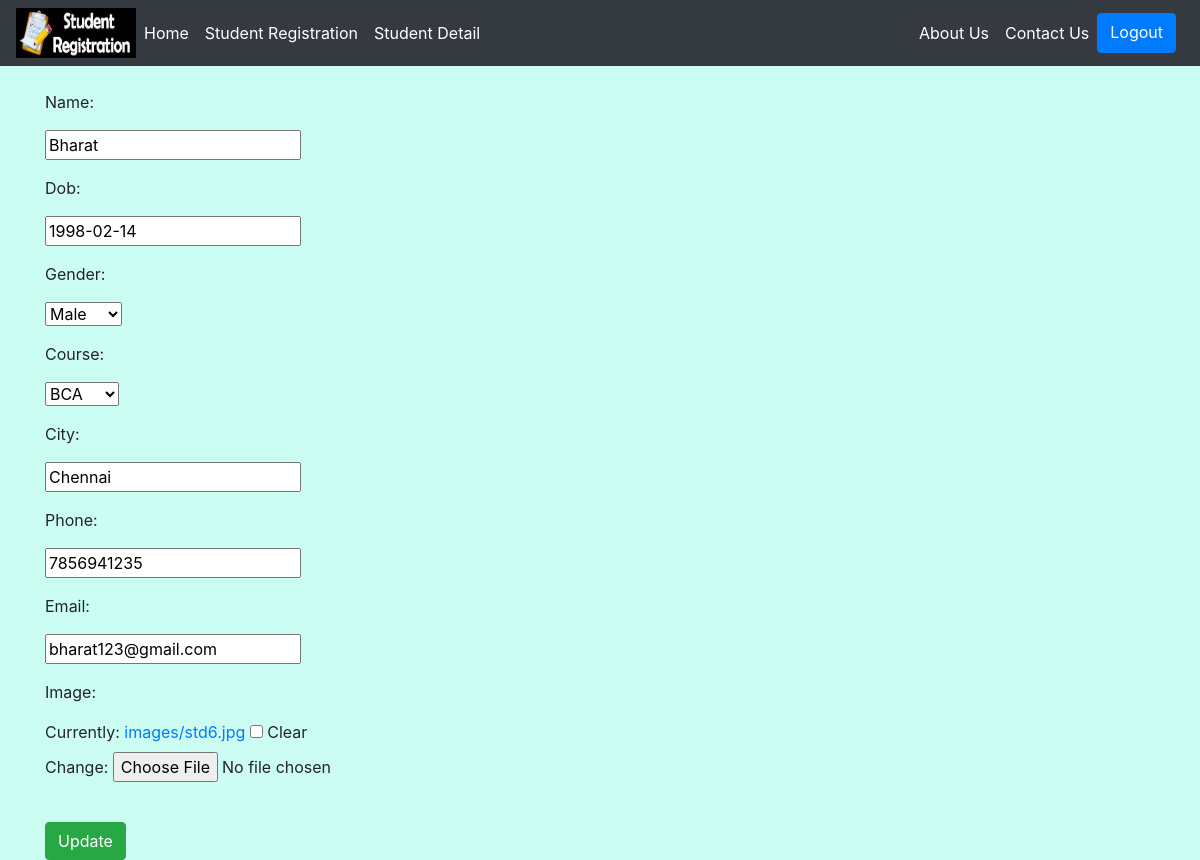
The app's page /update/3/ (signed in) with its own data.
### studentapp/models.py (models this page shows, shortened)
class Student(models.Model):
    name = models.CharField(max_length=50)
    dob = models.DateField()
    gender = models.CharField(
        default='Male', choices=GENDER_CHOICES, max_length=10)
    course = models.CharField(default='BTech', choices=COURSES, max_length=10)
    city = models.CharField(max_length=20)
    phone = models.CharField(max_length=50)
    email = models.EmailField(max_length=100)
    image = models.ImageField(upload_to='images/', blank=True)

### studentapp/views.py (the view, shortened to what this page needs)
# urls.py: path('update/<id>/', views.UpdateView, name='update'),
@login_required(login_url='login')
def UpdateView(request, id):
    data = get_object_or_404(Student, id=id)
    form = StudentForm(instance=data)
    context = {'form': form}
    return render(request, "studentapp/update.html", context)

### studentapp/forms.py
class StudentForm(forms.ModelForm):
    class Meta:
        model = Student
        fields = ['name', 'dob', 'gender', 'course',
                  'city', 'phone', 'email', 'image']

### studentapp/templates/studentapp/update.html (shortened to what this page needs)
{% extends 'studentapp/base.html' %}
{% block body %}
<br>
<div class="container">
    <div class="main">
        <form method="POST" enctype="multipart/form-data">
            <div class="form-group">
                <label class="form_label">{{form.name.label_tag}}</label>
                <div class="form_control">{{form.name}}</div>
            </div>
            <div class="form-group">
                <label class="form_label">{{form.dob.label_tag}}</label>
                <div class="form_control">{{form.dob}}</div>
            </div>
            <div class="form-group">
                <label class="form_label">{{form.gender.label_tag}}</label>
                <div class="form_control">{{form.gender}}</div>
            </div>
            <div class="form-group">
                <label class="form_label">{{form.course.label_tag}}</label>
                <div class="form_control">{{form.course}}</div>
            </div>
            <div class="form-group">
                <label class="form_label">{{form.city.label_tag}}</label>
                <div class="form_control">{{form.city}}</div>
            </div>
            <div class="form-group">
                <label class="form_label">{{form.phone.label_tag}}</label>
                <div class="form_control">{{form.phone}}</div>
            </div>
            <div class="form-group">
                <label class="form_label">{{form.email.label_tag}}</label>
                <div class="form_control">{{form.email}}</div>
            </div>
            <div class="form-group">
                <label class="form_label">{{form.image.label_tag}}</label>
                <div class="form_control">{{form.image}}</div>
            </div>
            <br>
            <input type="submit" class="btn btn-success" value="Update">
        </form>
    </div>
</div>
{% endblock body %}

### studentapp/templates/studentapp/base.html (style rules this page uses)
body, html { margin: 0; padding: 0; height: 100%; background: rgb(204, 253, 243) !important; }

### records on screen
Student: name "Bharat", dob "1998-02-14", gender "Male", course "BCA", city "Chennai", phone "7856941235", email "bharat123@gmail.com"
